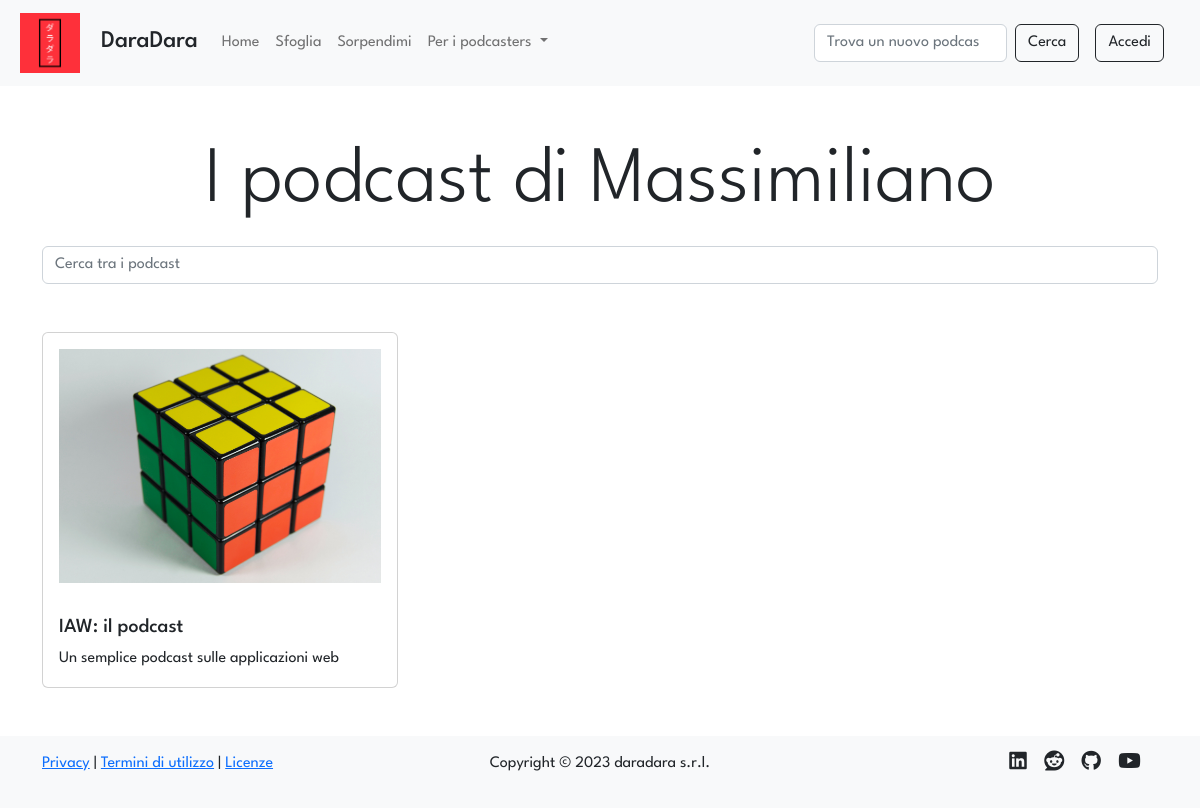
Before: /profile/6/podcasts with the older database file.
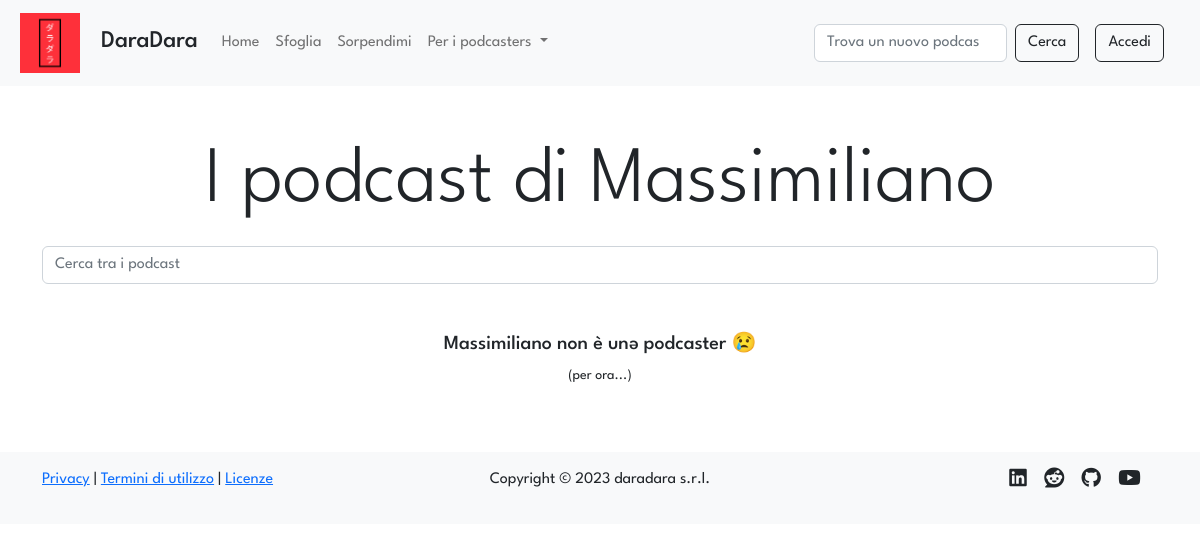
After: the same page with the newer database file.
### tables this page shows
CREATE TABLE "podcasts" (
	"id"	INTEGER NOT NULL UNIQUE,
	"title"	TEXT NOT NULL UNIQUE,
	"desc"	TEXT NOT NULL,
	"img"	TEXT NOT NULL,
	"id_user"	INTEGER NOT NULL,
	FOREIGN KEY("id_user") REFERENCES "users"("id"),
	PRIMARY KEY("id" AUTOINCREMENT)
);

CREATE TABLE "users" (
	"id"	INTEGER NOT NULL UNIQUE,
	"email"	TEXT NOT NULL UNIQUE,
	"password"	TEXT NOT NULL,
	"name"	TEXT NOT NULL,
	"surname"	TEXT NOT NULL,
	"propic"	TEXT NOT NULL,
	"priv_owned"	INTEGER NOT NULL DEFAULT 0,
	"priv_follows"	INTEGER NOT NULL DEFAULT 0,
	"priv_saves"	INTEGER NOT NULL DEFAULT 0,
	PRIMARY KEY("id" AUTOINCREMENT)
);

### app.py (the view)
@app.route('/profile/<int:id>/podcasts')
def owned(id: int):
    user = dao.get_user(id)
    if user:
        podcasts = dao.get_podcasts_by_user(id)
        is_owner = False
        if current_user.is_authenticated and current_user.id == id: # type: ignore
            is_owner = True
        if not is_owner and user['priv_owned'] == 1:
            flash('A gli altri utenti non è permesso vedere i podcast di questo profilo', 'info')
            return redirect(url_for('profile', id=id))
        session['previous_url'] = request.url
        return render_template('owned.html', podcasts=podcasts, user=user, is_owner=is_owner)
    else:
        flash('Il profilo cercato non esiste', 'warning')
        return redirect(session.get('previous_url', '/'))

### data/dao.py (called while the page is built)
def get_user(id):
    conn, cursor = connect()
    user = False
    try:
        sql = 'SELECT * FROM users WHERE id = ?'
        cursor.execute(sql, (id,))
        user = cursor.fetchone()
    except Exception as e:
        print(e)
    close(conn, cursor)
    return user

def get_podcasts_by_user(id_user):
    conn, cursor = connect()
    podcast = False
    try:
        sql = 'SELECT * FROM podcasts WHERE id_user = ?'
        cursor.execute(sql, (id_user,))
        podcast = cursor.fetchall()
    except Exception as e:
        print(e)
    close(conn, cursor)
    return podcast

def connect():
    conn = sqlite3.connect(PATH)
    conn.row_factory = sqlite3.Row
    cursor = conn.cursor()
    return conn, cursor

def close(conn, cursor):
    cursor.close()
    conn.close()

### templates/owned.html (shortened to what this page needs)
{% extends 'gallery.html' %}
{% block header %}
    {% if is_owner %}
        <p class="text-center display-1">I tuoi podcast</p>
    {% else %}
        <p class="text-center display-1">I podcast di {{user.name}}</p>
    {% endif %}
{% endblock %}
{% block main %}
{% if podcasts %}
<div class="row row-cols-1 row-cols-md-3 g-4">
    {% for podcast in podcasts %}
        <div class="col">
        <a class="podcast card" href="{{url_for('podcast', id=podcast.id)}}">
            <img class="card-img-top img-fluid p-1 p-lg-3" src="{{url_for('static', filename='uploads/images/covers/'+podcast.id|string+podcast.img)}}" alt="podcast {{podcast.title}} image">
            <div class="card-body">
                <h5 class="podcast-title card-title">{{podcast.title}}</h5>
                <p class="podcast-description card-text">{{podcast.desc}}</p>
            </div>
        </a>
        </div>
    {% endfor %}
</div>
{% else %}
    {% if is_owner %}
        <div class="row">
            <h5 class="text-center">Non sei un podcaster, vai sul tuo profilo e pubblica il tuo primo podcast per diventarlo! 🤗</h5>
        </div>
    {% else %}
        <div class="row">
            <h5 class="text-center">{{user.name}} non è unə podcaster 😢</h5>
            <p class="text-center"><small>(per ora...)</small></p>
        </div>
    {% endif %}
{% endif %}
{%endblock%}

Changed rows visible on the page:
removed podcasts: id+img (picture), title "IAW: il podcast", desc "Un semplice podcast sulle applicazioni web"
shown differently, row unchanged: users "Massimiliano": name (not shown) → "Massimiliano"
Other visible differences:
text now shown: "non è unə podcaster 😢 (per ora...)"
